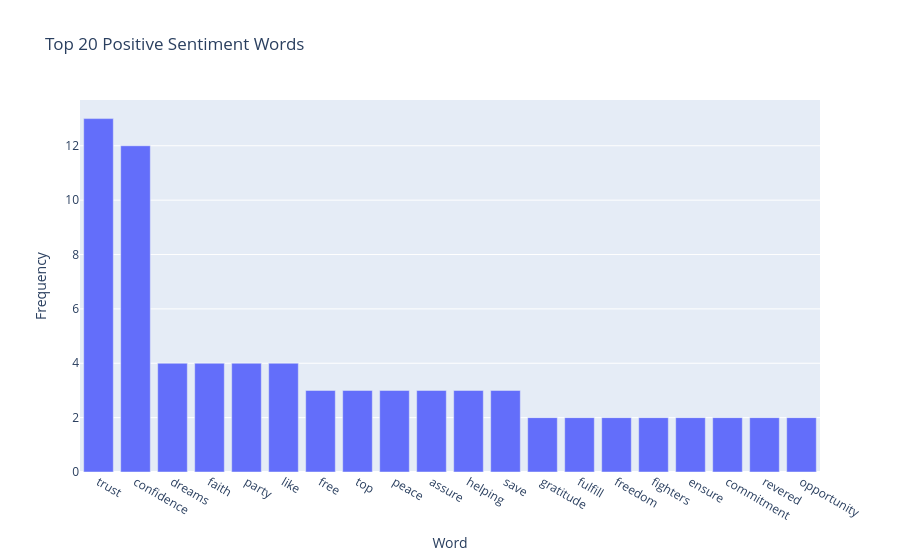
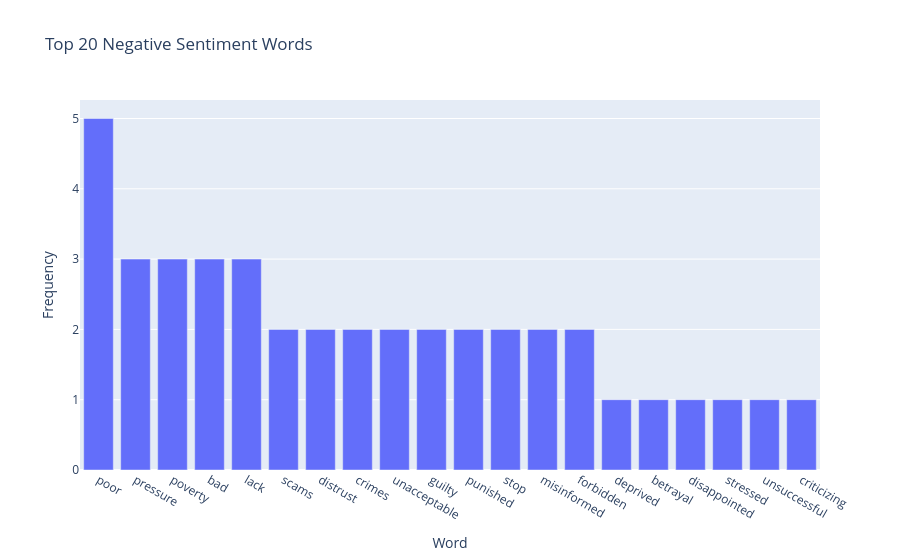
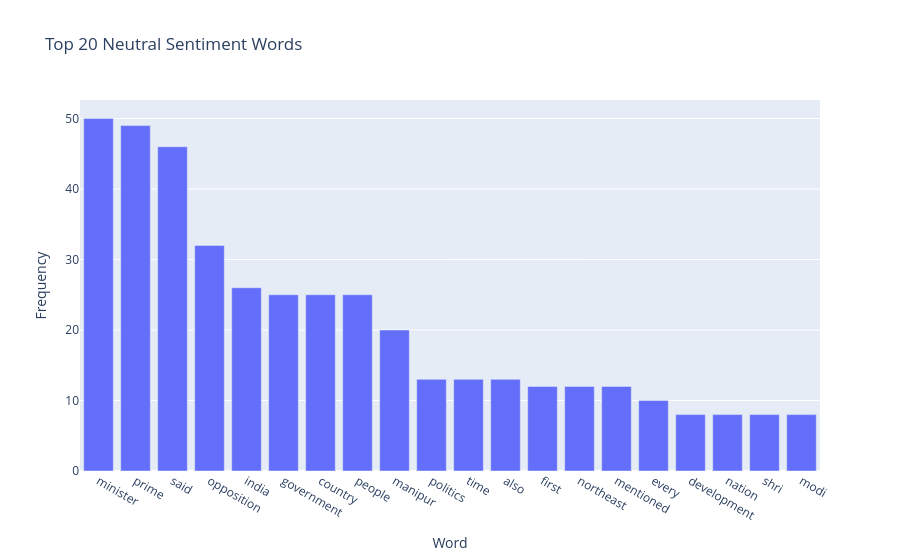

Write notebook code for charts like these, in order.
### Code cell
import plotly.express as px
import plotly.graph_objects as go

fig_positive = px.bar(df_positive, x='Word', y='Frequency', title="Top 20 Positive Sentiment Words")
fig_negative = px.bar(df_negative, x='Word', y='Frequency', title="Top 20 Negative Sentiment Words")
fig_neutral = px.bar(df_neutral, x='Word', y='Frequency', title="Top 20 Neutral Sentiment Words")

fig_positive.show()
fig_negative.show()
fig_neutral.show()

### Figure 1 — Plotly figure (JSON) as saved in the notebook; plotly's stock layout.template omitted (floating-point values rounded to 4 significant figures)
{"data": [{"alignmentgroup": "True", "hovertemplate": "Word=%{x}<br>Frequency=%{y}<extra></extra>", "legendgroup": "", "marker": {"color": "#636efa", "pattern": {"shape": ""}}, "name": "", "offsetgroup": "", "orientation": "v", "showlegend": false, "textposition": "auto", "type": "bar", "x": ["trust", "confidence", "dreams", "faith", "party", "like", "free", "top", "peace", "assure", "helping", "save", "gratitude", "fulfill", "freedom", "fighters", "ensure", "commitment", "revered", "opportunity"], "xaxis": "x", "y": [13, 12, 4, 4, 4, 4, 3, 3, 3, 3, 3, 3, 2, 2, 2, 2, 2, 2, 2, 2], "yaxis": "y"}], "layout": {"autosize": true, "barmode": "relative", "legend": {"tracegroupgap": 0}, "title": {"text": "Top 20 Positive Sentiment Words"}, "xaxis": {"anchor": "y", "autorange": true, "domain": [0, 1], "range": [-0.5, 19.5], "title": {"text": "Word"}, "type": "category"}, "yaxis": {"anchor": "x", "autorange": true, "domain": [0, 1], "range": [0, 13.68], "title": {"text": "Frequency"}, "type": "linear"}}}

### Figure 2 — Plotly figure (JSON) as saved in the notebook; plotly's stock layout.template omitted (floating-point values rounded to 4 significant figures)
{"data": [{"alignmentgroup": "True", "hovertemplate": "Word=%{x}<br>Frequency=%{y}<extra></extra>", "legendgroup": "", "marker": {"color": "#636efa", "pattern": {"shape": ""}}, "name": "", "offsetgroup": "", "orientation": "v", "showlegend": false, "textposition": "auto", "type": "bar", "x": ["poor", "pressure", "poverty", "bad", "lack", "scams", "distrust", "crimes", "unacceptable", "guilty", "punished", "stop", "misinformed", "forbidden", "deprived", "betrayal", "disappointed", "stressed", "unsuccessful", "criticizing"], "xaxis": "x", "y": [5, 3, 3, 3, 3, 2, 2, 2, 2, 2, 2, 2, 2, 2, 1, 1, 1, 1, 1, 1], "yaxis": "y"}], "layout": {"autosize": true, "barmode": "relative", "legend": {"tracegroupgap": 0}, "title": {"text": "Top 20 Negative Sentiment Words"}, "xaxis": {"anchor": "y", "autorange": true, "domain": [0, 1], "range": [-0.5, 19.5], "title": {"text": "Word"}, "type": "category"}, "yaxis": {"anchor": "x", "autorange": true, "domain": [0, 1], "range": [0, 5.263], "title": {"text": "Frequency"}, "type": "linear"}}}

### Figure 3 — Plotly figure (JSON) as saved in the notebook; plotly's stock layout.template omitted (floating-point values rounded to 4 significant figures)
{"data": [{"alignmentgroup": "True", "hovertemplate": "Word=%{x}<br>Frequency=%{y}<extra></extra>", "legendgroup": "", "marker": {"color": "#636efa", "pattern": {"shape": ""}}, "name": "", "offsetgroup": "", "orientation": "v", "showlegend": false, "textposition": "auto", "type": "bar", "x": ["minister", "prime", "said", "opposition", "india", "government", "country", "people", "manipur", "politics", "time", "also", "first", "northeast", "mentioned", "every", "development", "nation", "shri", "modi"], "xaxis": "x", "y": [50, 49, 46, 32, 26, 25, 25, 25, 20, 13, 13, 13, 12, 12, 12, 10, 8, 8, 8, 8], "yaxis": "y"}], "layout": {"autosize": true, "barmode": "relative", "legend": {"tracegroupgap": 0}, "title": {"text": "Top 20 Neutral Sentiment Words"}, "xaxis": {"anchor": "y", "autorange": true, "domain": [0, 1], "range": [-0.5, 19.5], "title": {"text": "Word"}, "type": "category"}, "yaxis": {"anchor": "x", "autorange": true, "domain": [0, 1], "range": [0, 52.63], "title": {"text": "Frequency"}, "type": "linear"}}}
